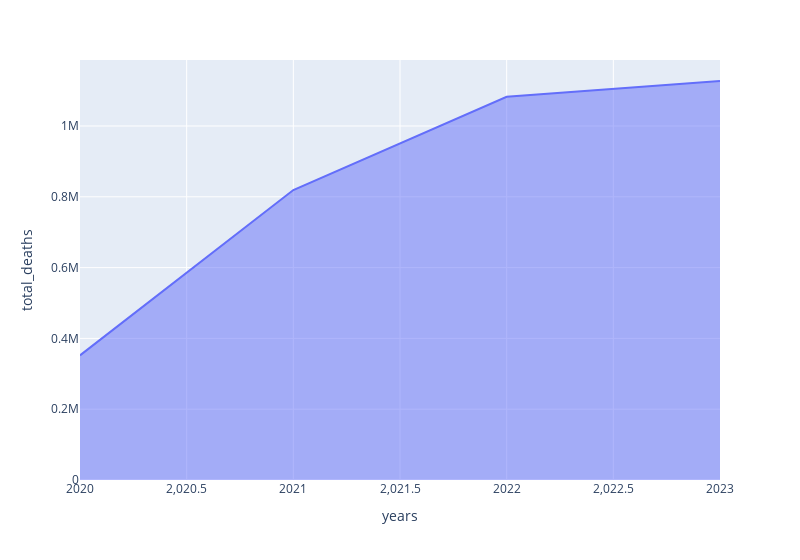

Notebook code cell kept with this figure:
### Code cell
px.area(grouped_df,x='years',y='total_deaths',width=800)

### Figure 1 — Plotly figure (JSON) as saved in the notebook; plotly's stock layout.template omitted (floating-point values rounded to 4 significant figures)
{"data": [{"fillpattern": {"shape": ""}, "hovertemplate": "years=%{x}<br>total_deaths=%{y}<extra></extra>", "legendgroup": "", "line": {"color": "#636efa"}, "marker": {"symbol": "circle"}, "mode": "lines", "name": "", "orientation": "v", "showlegend": false, "stackgroup": "1", "type": "scatter", "x": [2023, 2022, 2021, 2020], "xaxis": "x", "y": [1127152, 1082456, 819055, 352004], "yaxis": "y"}], "layout": {"legend": {"tracegroupgap": 0}, "margin": {"t": 60}, "width": 800, "xaxis": {"anchor": "y", "domain": [0, 1], "title": {"text": "years"}}, "yaxis": {"anchor": "x", "domain": [0, 1], "title": {"text": "total_deaths"}}}}
